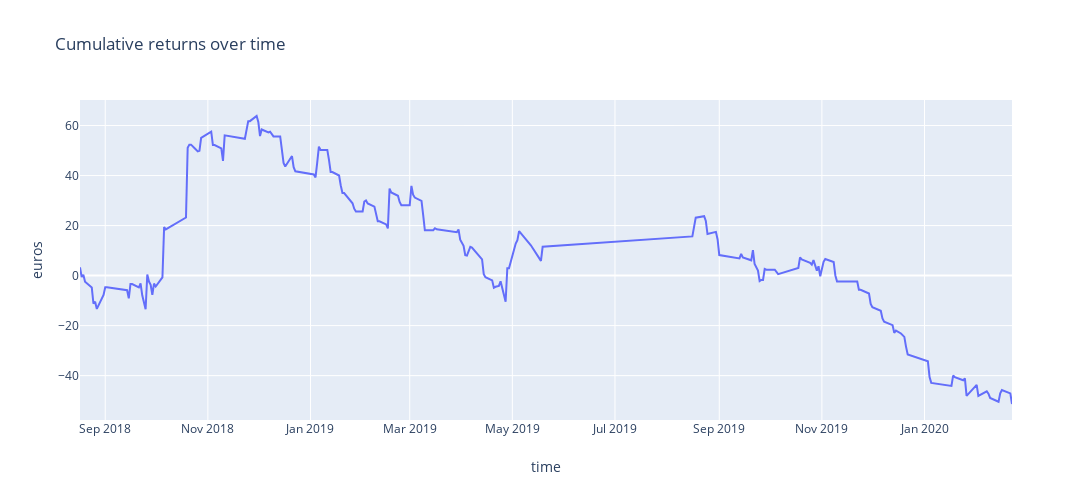

The notebook cell this image was saved under:
### Code cell
traces = []
scatter = go.Scatter(
    x=list(returns_over_time.keys()),
    y=list(returns_over_time.cumsum().values),
    mode='lines',
)
traces.append(scatter)

layout = {
    'title':'Cumulative returns over time',
    'xaxis': {
        'title': 'time',
    },
    'yaxis': {
        'title': 'euros',
    },
    'width': 1300,
    'height': 500,
}
fig = go.Figure(data=traces, layout=layout)
iplot(fig)

### Figure 1 — Plotly figure (JSON) as saved in the notebook; plotly's stock layout.template omitted (floating-point values rounded to 4 significant figures; data arrays with more than 128 entries replaced by an {"elided": "..."} marker saying what was removed)
{"data": [{"mode": "lines", "type": "scatter", "x": {"elided": "202 str values"}, "y": {"elided": "202 float values"}}], "layout": {"height": 500, "title": {"text": "Cumulative returns over time"}, "width": 1300, "xaxis": {"autorange": true, "range": ["2018-08-17", "2020-02-22"], "title": {"text": "time"}, "type": "date"}, "yaxis": {"autorange": true, "range": [-57.74, 70.21], "title": {"text": "euros"}, "type": "linear"}}}
